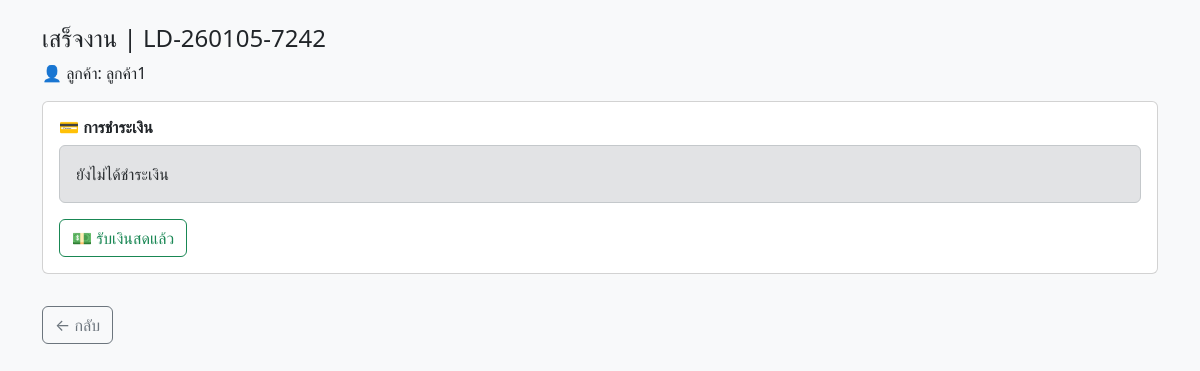
The page /staffpage/menu/orders/detail.php?id=174f3920-a70f-4323-bd16-c3061a68dcc0 (signed in) on the database its author committed.
### tables this page shows
CREATE TABLE `orders` (
  `id` char(36) NOT NULL,
  `customer_id` char(36) DEFAULT NULL,
  `store_id` char(36) DEFAULT NULL,
  `order_number` varchar(100) NOT NULL,
  `total_amount` decimal(10,2) DEFAULT 0.00,
  `payment_status` enum('pending','paid','failed','refunded') DEFAULT 'pending',
  `pickup_time` datetime DEFAULT NULL,
  `delivery_time` datetime DEFAULT NULL,
  `status` enum('created','picked_up','in_process','ready','out_for_delivery','completed','cancelled') DEFAULT 'created',
  `notes` text DEFAULT NULL,
  `created_at` timestamp NOT NULL DEFAULT current_timestamp(),
  `updated_at` timestamp NOT NULL DEFAULT current_timestamp() ON UPDATE current_timestamp(),
  `machine_id` char(36) DEFAULT NULL
);

CREATE TABLE `users` (
  `id` char(36) NOT NULL,
  `email` varchar(30) DEFAULT NULL,
  `phone` varchar(20) DEFAULT NULL,
  `password_hash` text DEFAULT NULL,
  `display_name` varchar(30) DEFAULT NULL,
  `role` enum('customer','platform_admin','store_owner','staff','rider') DEFAULT 'customer',
  `detail` longtext DEFAULT NULL,
  `created_at` timestamp NOT NULL DEFAULT current_timestamp(),
  `updated_at` timestamp NOT NULL DEFAULT current_timestamp() ON UPDATE current_timestamp(),
  `profile_image` varchar(100) DEFAULT NULL,
  `status` enum('active','disabled') DEFAULT 'active'
);

### staffpage/menu/orders/detail.php (the view, shortened to what this page needs)
<?php
require_once "../../../ld_db.php";
$user_id  = $_SESSION['user_id'];
$order_id = $_GET['id'] ?? null;
$stmt = $pdo->prepare("
    SELECT o.*, u.display_name customer_name
    FROM orders o
    JOIN users u ON u.id=o.customer_id
    JOIN store_staff ss ON ss.store_id=o.store_id
    WHERE o.id=? AND ss.user_id=?
");
$stmt->execute([$order_id,$user_id]);
$order = $stmt->fetch(PDO::FETCH_ASSOC);
$stmt = $pdo->prepare("
    SELECT *
    FROM payments
    WHERE order_id=?
      AND method='promptpay'
    ORDER BY created_at DESC
    LIMIT 1
");
$stmt->execute([$order_id]);
$payment = $stmt->fetch(PDO::FETCH_ASSOC);
function label($s){
    return match($s){
        'created'=>'รอรับงาน',
        'picked_up'=>'รับผ้าแล้ว',
        'in_process'=>'กำลังซัก',
        'ready'=>'ซักเสร็จ',
        'out_for_delivery'=>'กำลังส่ง',
        'completed'=>'เสร็จงาน',
        default=>$s
    };
}
?>
<!doctype html>
<html lang="th">
<head>
<link href="../../../bootstrap/css/bootstrap.min.css" rel="stylesheet">
</head>
<body class="bg-light">
<div class="container py-4">
<h4><?= label($order['status']) ?> | <?= htmlspecialchars($order['order_number']) ?></h4>
<p>👤 ลูกค้า: <?= htmlspecialchars($order['customer_name']) ?></p>
<div class="card mb-3">
<div class="card-body">
<h6 class="fw-bold">💳 การชำระเงิน</h6>
<?php if ($order['payment_status']==='paid'): ?>
    <div class="alert alert-success mb-0">✅ ชำระเงินเรียบร้อยแล้ว</div>
<?php else: ?>
    <div class="alert alert-secondary">ยังไม่ได้ชำระเงิน</div>
    <form method="post">
        <button name="cash_paid"
                class="btn btn-outline-success">
            💵 รับเงินสดแล้ว
        </button>
    </form>
<?php endif; ?>
</div>
</div>
<a href="../../index.php?link=Home" class="btn btn-outline-secondary mt-3">
← กลับ
</a>
</div>
</body>
</html>

### rows shown on the page
orders: status "เสร็จงาน", order_number "LD-260105-7242", customer.display_name "ลูกค้า1"
